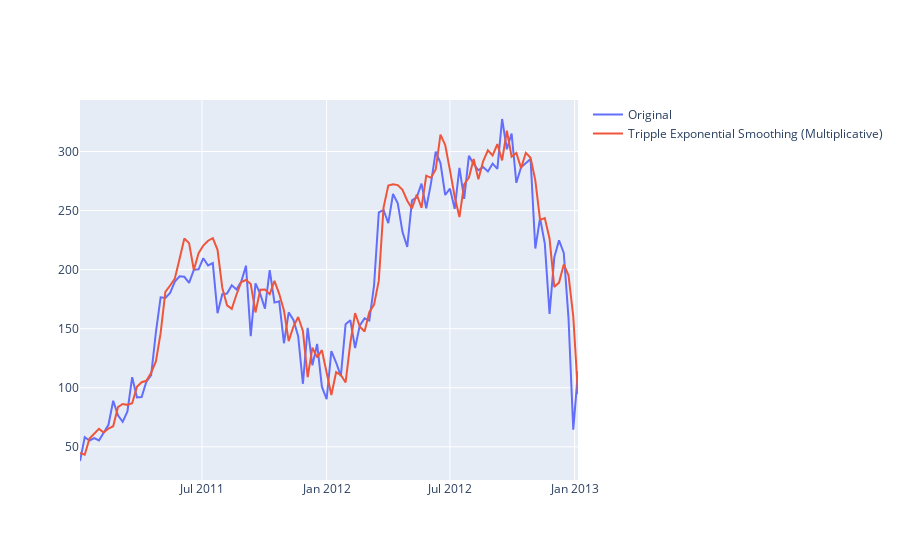

Notebook source saved alongside this figure:
### Markdown cell above
# Тройное экспоненциальное сглаживание

### Code cell
df_agg['tes_mul'] = ExponentialSmoothing(df_agg['mean'], 
                                         trend = 'mul', 
                                         seasonal = 'mul', 
                                         seasonal_periods = 12).fit().fittedvalues

iplot(Figure(data = [Scatter(x =df_agg.index,
                          y = df_agg['mean'],
                          name = 'Original'),
                 
                  Scatter(x = df_agg.index,
                         y = df_agg['tes_mul'],
                         name = 'Tripple Exponential Smoothing (Multiplicative)')]))
